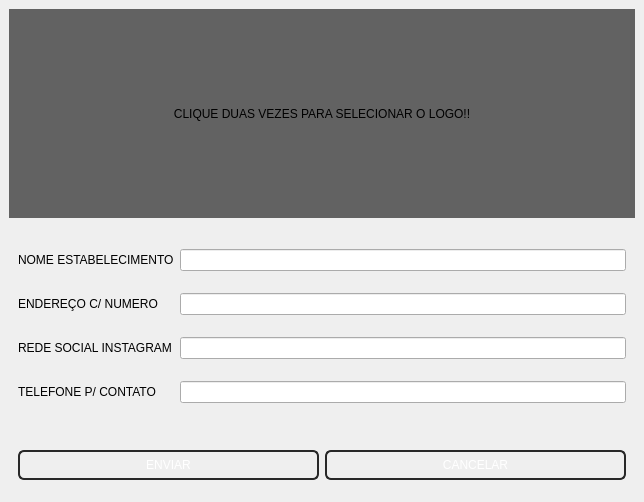
<?xml version="1.0" encoding="UTF-8"?>
<ui version="4.0">
 <class>MainWindow</class>
 <widget class="QMainWindow" name="MainWindow">
  <property name="geometry">
   <rect>
    <x>0</x>
    <y>0</y>
    <width>644</width>
    <height>502</height>
   </rect>
  </property>
  <property name="windowTitle">
   <string>MainWindow</string>
  </property>
  <widget class="QWidget" name="centralwidget">
   <layout class="QVBoxLayout" name="verticalLayout">
    <property name="spacing">
     <number>0</number>
    </property>
    <property name="leftMargin">
     <number>0</number>
    </property>
    <property name="topMargin">
     <number>0</number>
    </property>
    <property name="rightMargin">
     <number>0</number>
    </property>
    <property name="bottomMargin">
     <number>0</number>
    </property>
    <item>
     <widget class="QWidget" name="widget" native="true">
      <layout class="QVBoxLayout" name="verticalLayout_2">
       <item>
        <widget class="QWidget" name="widget_2" native="true">
         <property name="maximumSize">
          <size>
           <width>16777215</width>
           <height>140</height>
          </size>
         </property>
         <layout class="QVBoxLayout" name="verticalLayout_3">
          <property name="spacing">
           <number>0</number>
          </property>
          <property name="sizeConstraint">
           <enum>QLayout::SizeConstraint::SetMaximumSize</enum>
          </property>
          <property name="leftMargin">
           <number>0</number>
          </property>
          <property name="topMargin">
           <number>0</number>
          </property>
          <property name="rightMargin">
           <number>0</number>
          </property>
          <property name="bottomMargin">
           <number>0</number>
          </property>
          <item>
           <widget class="QLabel" name="estabelecimento_logo">
            <property name="maximumSize">
             <size>
              <width>16777215</width>
              <height>300</height>
             </size>
            </property>
            <property name="styleSheet">
             <string notr="true">QLabel {
		
	background-color: rgb(98, 98, 98);
	
}
</string>
            </property>
            <property name="text">
             <string>CLIQUE DUAS VEZES PARA SELECIONAR O LOGO!!</string>
            </property>
            <property name="alignment">
             <set>Qt::AlignmentFlag::AlignCenter</set>
            </property>
           </widget>
          </item>
         </layout>
        </widget>
       </item>
       <item>
        <widget class="QWidget" name="widget_3" native="true">
         <layout class="QGridLayout" name="gridLayout">
          <item row="2" column="0">
           <widget class="QLabel" name="label">
            <property name="maximumSize">
             <size>
              <width>16777215</width>
              <height>25</height>
             </size>
            </property>
            <property name="text">
             <string>NOME ESTABELECIMENTO</string>
            </property>
           </widget>
          </item>
          <item row="3" column="0">
           <widget class="QLabel" name="label_2">
            <property name="text">
             <string>ENDEREÇO C/ NUMERO</string>
            </property>
           </widget>
          </item>
          <item row="2" column="1">
           <widget class="QLineEdit" name="NomeEstabelecimento"/>
          </item>
          <item row="3" column="1">
           <widget class="QLineEdit" name="EnderecoEstabelecimento"/>
          </item>
          <item row="4" column="0">
           <widget class="QLabel" name="label_3">
            <property name="text">
             <string>REDE SOCIAL INSTAGRAM</string>
            </property>
           </widget>
          </item>
          <item row="4" column="1">
           <widget class="QLineEdit" name="EstabelecimentoInstagram"/>
          </item>
          <item row="5" column="1">
           <widget class="QLineEdit" name="TelefoneEstabelecimento"/>
          </item>
          <item row="5" column="0">
           <widget class="QLabel" name="label_4">
            <property name="text">
             <string>TELEFONE P/ CONTATO</string>
            </property>
           </widget>
          </item>
         </layout>
        </widget>
       </item>
       <item>
        <widget class="QWidget" name="widget_4" native="true">
         <property name="maximumSize">
          <size>
           <width>16777215</width>
           <height>55</height>
          </size>
         </property>
         <property name="styleSheet">
          <string notr="true">QPushButton {
    background: qlineargradient(
        spread:pad,
        x1:0, y1:0,
        x2:1, y2:0,
        stop:0 #393939,
        stop:1 #7d7d7d
    );
    color: white;
    border: 2px solid #282828;
    border-radius: 6px;
    padding: 6px 12px;
}

QPushButton::hover{
    background: qlineargradient(
        spread:pad,
        x1:0, y1:0,
        x2:1, y2:0,
        stop:0 #7d7d7d,
        stop:1 #393939
    );
}</string>
         </property>
         <layout class="QHBoxLayout" name="horizontalLayout">
          <item>
           <widget class="QPushButton" name="EnviaDados">
            <property name="text">
             <string>ENVIAR</string>
            </property>
           </widget>
          </item>
          <item>
           <widget class="QPushButton" name="CancelaEnvio">
            <property name="text">
             <string>CANCELAR</string>
            </property>
           </widget>
          </item>
         </layout>
        </widget>
       </item>
      </layout>
     </widget>
    </item>
   </layout>
  </widget>
 </widget>
 <tabstops>
  <tabstop>NomeEstabelecimento</tabstop>
  <tabstop>EnderecoEstabelecimento</tabstop>
  <tabstop>EstabelecimentoInstagram</tabstop>
  <tabstop>TelefoneEstabelecimento</tabstop>
  <tabstop>EnviaDados</tabstop>
  <tabstop>CancelaEnvio</tabstop>
 </tabstops>
 <resources/>
 <connections/>
</ui>
